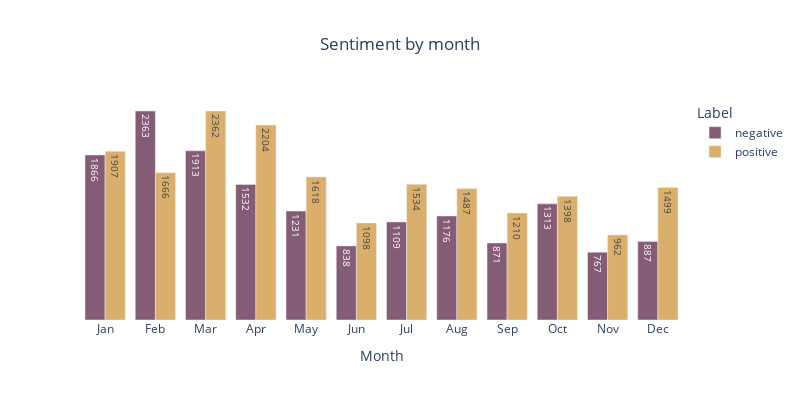

The notebook cell saved with this chart:
### Code cell
# Figure 8
fig = px.bar(
    AMZNsent_m,
    x="Month",
    y="Number",
    color="Label",
    barmode="group",
    color_discrete_sequence=px.colors.qualitative.Antique,
    title="Sentiment by month",
    width=800,
    height=400,
    text="Number",
)
fig.update_xaxes(matches=None)
fig.update_yaxes(visible=False)
fig.update(layout=dict(title=dict(x=0.5)))
fig.update_layout(plot_bgcolor="white")
fig.show()

### Figure 1 — Plotly figure (JSON) as saved in the notebook; plotly's stock layout.template omitted (floating-point values rounded to 4 significant figures)
{"data": [{"alignmentgroup": "True", "hovertemplate": "Label=negative<br>Month=%{x}<br>Number=%{text}<extra></extra>", "legendgroup": "negative", "marker": {"color": "rgb(133, 92, 117)", "pattern": {"shape": ""}}, "name": "negative", "offsetgroup": "negative", "orientation": "v", "showlegend": true, "text": [1866, 2363, 1913, 1532, 1231, 838, 1109, 1176, 871, 1313, 767, 887], "textposition": "auto", "type": "bar", "x": ["Jan", "Feb", "Mar", "Apr", "May", "Jun", "Jul", "Aug", "Sep", "Oct", "Nov", "Dec"], "xaxis": "x", "y": [1866, 2363, 1913, 1532, 1231, 838, 1109, 1176, 871, 1313, 767, 887], "yaxis": "y"}, {"alignmentgroup": "True", "hovertemplate": "Label=positive<br>Month=%{x}<br>Number=%{text}<extra></extra>", "legendgroup": "positive", "marker": {"color": "rgb(217, 175, 107)", "pattern": {"shape": ""}}, "name": "positive", "offsetgroup": "positive", "orientation": "v", "showlegend": true, "text": [1907, 1666, 2362, 2204, 1618, 1098, 1534, 1487, 1210, 1398, 962, 1499], "textposition": "auto", "type": "bar", "x": ["Jan", "Feb", "Mar", "Apr", "May", "Jun", "Jul", "Aug", "Sep", "Oct", "Nov", "Dec"], "xaxis": "x", "y": [1907, 1666, 2362, 2204, 1618, 1098, 1534, 1487, 1210, 1398, 962, 1499], "yaxis": "y"}], "layout": {"barmode": "group", "height": 400, "legend": {"title": {"text": "Label"}, "tracegroupgap": 0}, "plot_bgcolor": "white", "title": {"text": "Sentiment by month", "x": 0.5}, "width": 800, "xaxis": {"anchor": "y", "domain": [0, 1], "title": {"text": "Month"}}, "yaxis": {"anchor": "x", "domain": [0, 1], "title": {"text": "Number"}, "visible": false}}}
